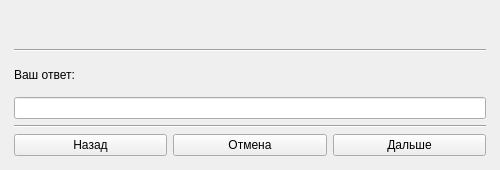
<?xml version="1.0" encoding="UTF-8"?>
<ui version="4.0">
 <class>MainWindow</class>
 <widget class="QMainWindow" name="MainWindow">
  <property name="geometry">
   <rect>
    <x>0</x>
    <y>0</y>
    <width>500</width>
    <height>170</height>
   </rect>
  </property>
  <property name="windowTitle">
   <string/>
  </property>
  <property name="windowIcon">
   <iconset>
    <normaloff>ЛогоПроект.png</normaloff>ЛогоПроект.png</iconset>
  </property>
  <widget class="QWidget" name="centralwidget">
   <layout class="QGridLayout" name="gridLayout">
    <item row="0" column="2">
     <spacer name="horizontalSpacer_2">
      <property name="orientation">
       <enum>Qt::Horizontal</enum>
      </property>
      <property name="sizeType">
       <enum>QSizePolicy::Fixed</enum>
      </property>
      <property name="sizeHint" stdset="0">
       <size>
        <width>5</width>
        <height>5</height>
       </size>
      </property>
     </spacer>
    </item>
    <item row="0" column="1">
     <layout class="QVBoxLayout" name="verticalLayout_2">
      <property name="sizeConstraint">
       <enum>QLayout::SetDefaultConstraint</enum>
      </property>
      <item>
       <widget class="QLabel" name="label">
        <property name="font">
         <font>
          <family>Open Sans Light</family>
          <pointsize>10</pointsize>
         </font>
        </property>
        <property name="layoutDirection">
         <enum>Qt::LeftToRight</enum>
        </property>
        <property name="text">
         <string/>
        </property>
       </widget>
      </item>
      <item>
       <widget class="Line" name="line_2">
        <property name="orientation">
         <enum>Qt::Horizontal</enum>
        </property>
       </widget>
      </item>
      <item>
       <widget class="QLabel" name="label_2">
        <property name="text">
         <string>Ваш ответ:</string>
        </property>
       </widget>
      </item>
      <item>
       <widget class="QLineEdit" name="lineEdit">
        <property name="autoFillBackground">
         <bool>false</bool>
        </property>
       </widget>
      </item>
      <item>
       <widget class="Line" name="line">
        <property name="orientation">
         <enum>Qt::Horizontal</enum>
        </property>
       </widget>
      </item>
      <item>
       <layout class="QHBoxLayout" name="horizontalLayout">
        <item>
         <widget class="QPushButton" name="pushButton_back">
          <property name="text">
           <string>Назад</string>
          </property>
         </widget>
        </item>
        <item>
         <widget class="QPushButton" name="pushButton_cancel">
          <property name="text">
           <string>Отмена</string>
          </property>
         </widget>
        </item>
        <item>
         <widget class="QPushButton" name="pushButton_next">
          <property name="text">
           <string>Дальше</string>
          </property>
         </widget>
        </item>
       </layout>
      </item>
      <item>
       <spacer name="verticalSpacer_2">
        <property name="orientation">
         <enum>Qt::Vertical</enum>
        </property>
        <property name="sizeType">
         <enum>QSizePolicy::Fixed</enum>
        </property>
        <property name="sizeHint" stdset="0">
         <size>
          <width>5</width>
          <height>5</height>
         </size>
        </property>
       </spacer>
      </item>
     </layout>
    </item>
    <item row="0" column="0">
     <spacer name="horizontalSpacer">
      <property name="orientation">
       <enum>Qt::Horizontal</enum>
      </property>
      <property name="sizeType">
       <enum>QSizePolicy::Fixed</enum>
      </property>
      <property name="sizeHint" stdset="0">
       <size>
        <width>5</width>
        <height>5</height>
       </size>
      </property>
     </spacer>
    </item>
   </layout>
  </widget>
 </widget>
 <resources/>
 <connections/>
</ui>
